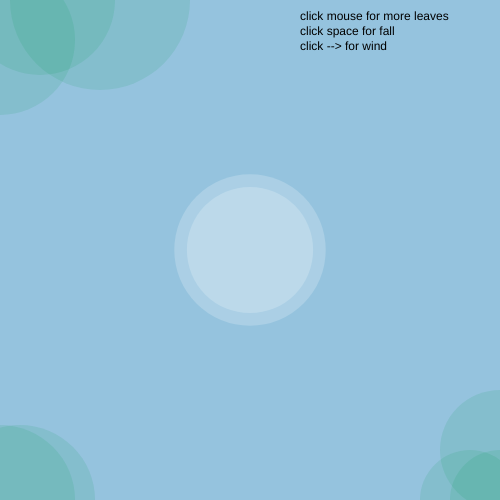
Frame 1 (no input)
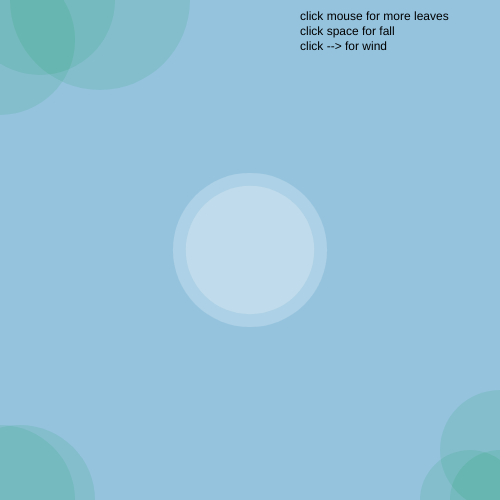
Frame 60 (no input)
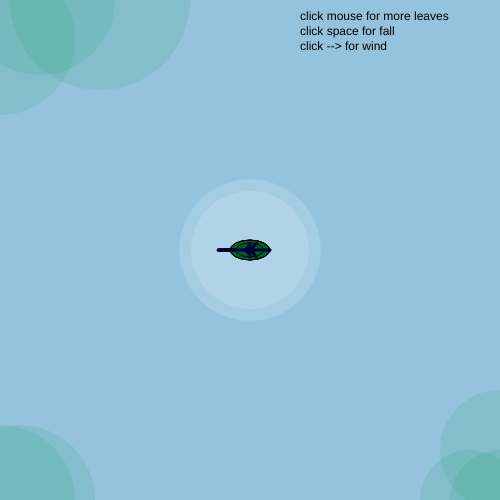
Frame 120 (the mouse pressed at the canvas centre since frame 60)

The p5.js sketch that drew these frames (run headless with seeded random() and noise() and a simulated clock; from frame 60 on, the mouse is pressed at the canvas centre):

// p5.js sketch
// ── sketch.js
let Leaves = [];
let l;
function setup() {
  createCanvas(500, 500);
}

function draw() {
  background(149, 195, 222);
  push();
  text("click mouse for more leaves",width-200,20);
  text("click space for fall",width-200,35);
  text("click --> for wind",width-200,50);
  
  pop();
  push();
  let freq = frameCount * 0.05;
  let sinVal = sin(freq);
  let rad = map(sinVal, -1, 1, 100, 150);
  let rad1 = map(sinVal, -1, 1, 120, 180);
  let t = map(sinVal, -1, 1, 0, 100);
  translate(width / 2, height / 2);
  fill(255, 255, 255, t);
  noStroke();
  circle(0, 0, rad);
  circle(0, 0, rad1);
  pop();
  push();
  noStroke();
  fill(0, 153, 76, 30);
  circle(0, height, 150);
  circle(20, height, 150);
  circle(0, 40, 150);
  circle(40, 0, 150);
  circle(100, 0, 180);
  circle(width, height, 100);
  circle(width, height - 50, 120);
  circle(width - 30, height, 100);
  pop();

  if (mouseIsPressed) {
    Leaves.push(new Leaf(mouseX, mouseY));
  }

  for (let i = 0; i < Leaves.length; i++) {
    let l = Leaves[i];
    if (keyIsPressed) {
      if (keyCode === RIGHT_ARROW) {
        let wind = createVector(1, 0);
        l.applyForce(wind);
      }
    }
    if (keyIsPressed) {
      if (key == " ") {
        let gravity1 = createVector(2, 1);
        gravity1.mult(l.mass);
        l.applyForce1(gravity1);

        let gravity2 = createVector(1 / 3, 1 / 3);
        gravity2.mult(l.mass);
        l.applyForce2(gravity2);
      }
    }
    l.display();
    l.updatePos();
    l.adjustVel();
    l.bottom();
  }
}

class Leaf {
  constructor(x, y) {
    this.pos = createVector(x, y);
    this.length = random(5, 20);
    this.mass = this.length;
    this.pos1 = createVector(this.length * 2, this.length);
    this.pos2 = createVector(this.length / 3, this.length / 3);
    this.vel1 = createVector();
    this.vel2 = createVector();
    this.acc1 = createVector();
    this.acc2 = createVector();
    this.vel = createVector();
  }
  display() {
    push();
    translate(this.pos.x, this.pos.y);
    fill(0, 102, 51, 180);
    ellipse(0, 0, this.pos1.x, this.pos1.y);
    stroke(0, 255, 0);
    strokeWeight(3);
    pop();

    push();
    translate(this.pos.x, this.pos.y);
    stroke(0, 0, 51);
    strokeWeight(3);
    line(-this.pos1.x * 0.8, 0, this.pos1.x * 0.5, 0);
    line(0, 0, this.pos2.x, -this.pos2.y);
    line(0, 0, this.pos2.x, this.pos2.y);
    line(-this.pos2.x, 0, 0, -this.pos2.y);
    line(-this.pos2.x, 0, 0, this.pos2.y);
    pop();
  }
  bottom() {
    this.pos1.x = constrain(this.pos1.x, 0, this.mass * 12);
    this.pos1.y = constrain(this.pos1.y, 0, this.mass * 6);
    this.pos2.x = constrain(this.pos2.x, 0, this.mass * 2);
    this.pos2.y = constrain(this.pos2.y, 0, this.mass * 2);
  }
  applyForce(f) {
    let force = p5.Vector.div(f, this.mass);
    this.vel.add(force);
  }
  applyForce1(f) {
    let force1 = p5.Vector.div(f, this.mass);
    this.acc1.add(force1);
  }
  applyForce2(f) {
    let force2 = p5.Vector.div(f, this.mass);
    this.acc2.add(force2);
  }

  updatePos() {
    this.vel1.add(this.acc1);
    this.vel2.add(this.acc2);

    this.pos1.add(this.vel1);
    this.pos2.add(this.vel2);

    this.acc1.mult(0);
    this.acc2.mult(0);

    this.pos.add(this.vel);
  }
  adjustVel(amount) {
    this.vel1.mult(1 + amount);
    this.vel2.mult(1 + amount);
  }
}
